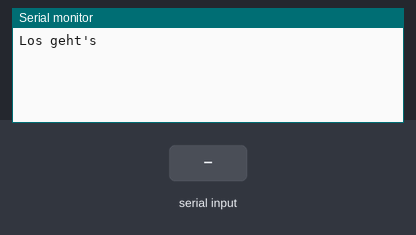
Recording of a sketch running on a simulated Arduino Uno, built with avr-gcc and run on an emulated ATmega328P. Parts: the last lines printed to the serial monitor. The test bench sets the inputs (shaded band).

Above: at 1.2 s.
1.3 s: "1" received over the second serial link
At 3.5 s:
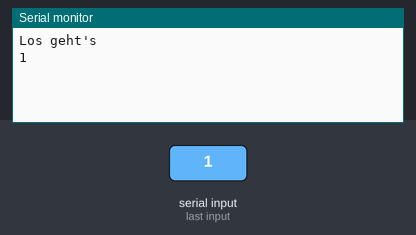
3.8 s: "0" received over the second serial link
At 5.4 s:
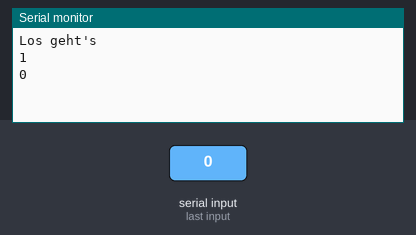

The sketch:

bluetooth_sketch_NANO.ino
```cpp
#include <SoftwareSerial.h>

SoftwareSerial hc06(10, 11);
String sendMsg = "Ping an UNO";
String receiveMsg = "";

void setup() {

  Serial.begin(9600);
  Serial.println("Los geht's");
  hc06.begin(38400);  //38400 für hc-05
  hc06.print(sendMsg);
}
void loop() {  // run over and over
  if (hc06.available()) {
    receiveMsg = hc06.readString();
    Serial.println(receiveMsg);
    delay(20);
    hc06.print(sendMsg);
  }

  if (Serial.available()) {
    hc06.print(Serial.readString());
  }
}
```

Measured:
- after the input at 1.3 s, the serial monitor: prints a new line after 1.0 s (image 1)
- after the input at 3.8 s, the serial monitor: prints a new line after 1.0 s (image 2)
